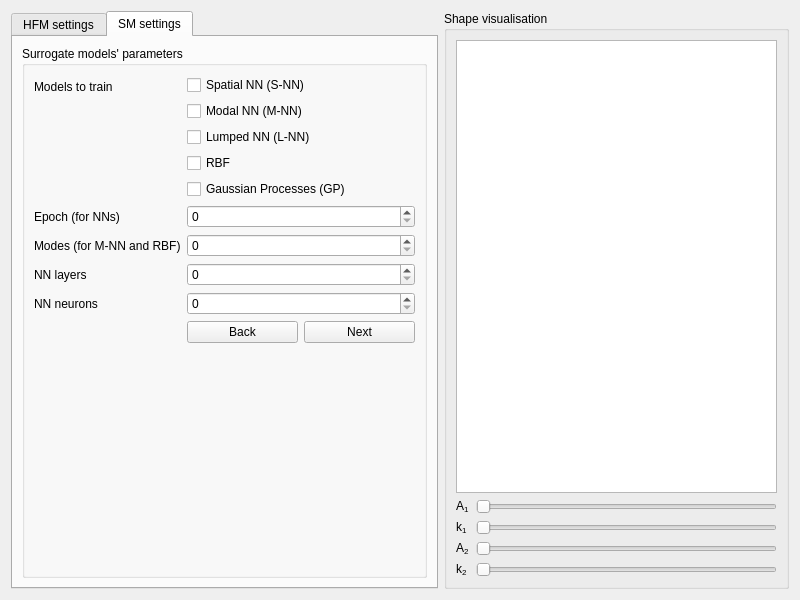
<?xml version="1.0" encoding="UTF-8"?>
<ui version="4.0">
 <class>Dialog</class>
 <widget class="QDialog" name="Dialog">
  <property name="geometry">
   <rect>
    <x>0</x>
    <y>0</y>
    <width>800</width>
    <height>600</height>
   </rect>
  </property>
  <property name="windowTitle">
   <string>Dialog</string>
  </property>
  <layout class="QHBoxLayout" name="horizontalLayout">
   <item>
    <widget class="QTabWidget" name="tabWidget">
     <property name="currentIndex">
      <number>1</number>
     </property>
     <widget class="QWidget" name="tabSettingsHFM">
      <attribute name="title">
       <string>HFM settings</string>
      </attribute>
      <layout class="QVBoxLayout" name="verticalLayout">
       <item>
        <widget class="QGroupBox" name="GroupHFMParameters">
         <property name="title">
          <string>Shape parametrisation</string>
         </property>
         <layout class="QFormLayout" name="formLayout_2">
          <item row="0" column="0">
           <widget class="QLabel" name="labelDimensions">
            <property name="text">
             <string>Domain dimensions</string>
            </property>
           </widget>
          </item>
          <item row="0" column="1">
           <layout class="QHBoxLayout" name="horizontalLayout_3">
            <item>
             <widget class="QRadioButton" name="radioButton2D">
              <property name="text">
               <string>2D (flat plate)</string>
              </property>
             </widget>
            </item>
            <item>
             <widget class="QRadioButton" name="radioButton3D">
              <property name="text">
               <string>3D (Axi-symmetric wedge)</string>
              </property>
             </widget>
            </item>
           </layout>
          </item>
          <item row="1" column="0">
           <widget class="QLabel" name="labelHarmonics">
            <property name="text">
             <string>Harmonics included</string>
            </property>
           </widget>
          </item>
          <item row="1" column="1">
           <layout class="QHBoxLayout" name="horizontalLayout_2">
            <item>
             <widget class="QRadioButton" name="radioButton1Harmonic">
              <property name="text">
               <string>Single (A1, k1)</string>
              </property>
             </widget>
            </item>
            <item>
             <widget class="QRadioButton" name="radioButton2Harmonics">
              <property name="text">
               <string>Double (A1, 1, A2, k2)</string>
              </property>
             </widget>
            </item>
           </layout>
          </item>
          <item row="2" column="1">
           <layout class="QHBoxLayout" name="horizontalLayout_4">
            <item>
             <widget class="QLabel" name="labelMinParameter">
              <property name="text">
               <string>Min value</string>
              </property>
             </widget>
            </item>
            <item>
             <widget class="QLabel" name="labelMaxParameter">
              <property name="text">
               <string>Max value</string>
              </property>
             </widget>
            </item>
            <item>
             <widget class="QLabel" name="labelStepSize">
              <property name="text">
               <string>Step size</string>
              </property>
             </widget>
            </item>
           </layout>
          </item>
          <item row="3" column="0">
           <widget class="QLabel" name="labelA1">
            <property name="text">
             <string>&lt;html&gt;&lt;head/&gt;&lt;body&gt;&lt;p&gt;A&lt;span style=&quot; vertical-align:sub;&quot;&gt;1&lt;/span&gt; (amplitude 1)&lt;/p&gt;&lt;/body&gt;&lt;/html&gt;</string>
            </property>
           </widget>
          </item>
          <item row="3" column="1">
           <layout class="QGridLayout" name="gridLayout">
            <item row="0" column="1">
             <widget class="QDoubleSpinBox" name="spinBoxMaxA1"/>
            </item>
            <item row="0" column="2">
             <widget class="QDoubleSpinBox" name="spinBoxStepA1"/>
            </item>
            <item row="0" column="0">
             <widget class="QDoubleSpinBox" name="spinBoxMinA1"/>
            </item>
           </layout>
          </item>
          <item row="4" column="0">
           <widget class="QLabel" name="labelK1">
            <property name="text">
             <string>&lt;html&gt;&lt;head/&gt;&lt;body&gt;&lt;p&gt;k&lt;span style=&quot; vertical-align:sub;&quot;&gt;1&lt;/span&gt; (wavenumber 1)&lt;/p&gt;&lt;/body&gt;&lt;/html&gt;</string>
            </property>
           </widget>
          </item>
          <item row="4" column="1">
           <layout class="QGridLayout" name="gridLayout_2">
            <item row="0" column="1">
             <widget class="QSpinBox" name="spinBoMaxK1"/>
            </item>
            <item row="0" column="0">
             <widget class="QSpinBox" name="spinBoxMinK1"/>
            </item>
            <item row="0" column="2">
             <widget class="QSpinBox" name="spinBoxStepK1"/>
            </item>
           </layout>
          </item>
          <item row="5" column="0">
           <widget class="QLabel" name="labelA2">
            <property name="text">
             <string>&lt;html&gt;&lt;head/&gt;&lt;body&gt;&lt;p&gt;A&lt;span style=&quot; vertical-align:sub;&quot;&gt;2&lt;/span&gt; (amplitude 2)&lt;/p&gt;&lt;/body&gt;&lt;/html&gt;</string>
            </property>
           </widget>
          </item>
          <item row="5" column="1">
           <layout class="QGridLayout" name="gridLayout_3">
            <item row="0" column="1">
             <widget class="QDoubleSpinBox" name="spinBoxMaxA2"/>
            </item>
            <item row="0" column="0">
             <widget class="QDoubleSpinBox" name="spinBoxMinA2"/>
            </item>
            <item row="0" column="2">
             <widget class="QDoubleSpinBox" name="spinBoxStepA2"/>
            </item>
           </layout>
          </item>
          <item row="6" column="0">
           <widget class="QLabel" name="labelK2">
            <property name="text">
             <string>&lt;html&gt;&lt;head/&gt;&lt;body&gt;&lt;p&gt;k&lt;span style=&quot; vertical-align:sub;&quot;&gt;2&lt;/span&gt; (wavenumber 2)&lt;/p&gt;&lt;/body&gt;&lt;/html&gt;</string>
            </property>
           </widget>
          </item>
          <item row="6" column="1">
           <layout class="QGridLayout" name="gridLayout_4">
            <item row="0" column="4">
             <widget class="QSpinBox" name="spinBoxStepK2"/>
            </item>
            <item row="0" column="3">
             <widget class="QSpinBox" name="spinBoxMaxK2"/>
            </item>
            <item row="0" column="2">
             <widget class="QSpinBox" name="spinBoxMinK2"/>
            </item>
           </layout>
          </item>
          <item row="7" column="0">
           <widget class="QLabel" name="labelLocalHPC">
            <property name="text">
             <string>Computing format</string>
            </property>
           </widget>
          </item>
          <item row="7" column="1">
           <layout class="QFormLayout" name="formLayout">
            <item row="0" column="0">
             <widget class="QRadioButton" name="radioButtonLocal">
              <property name="text">
               <string>Local</string>
              </property>
             </widget>
            </item>
            <item row="0" column="1">
             <widget class="QRadioButton" name="radioButtonHPC">
              <property name="text">
               <string>HPC</string>
              </property>
             </widget>
            </item>
            <item row="1" column="1">
             <widget class="QLabel" name="labelHPCFiles">
              <property name="frameShape">
               <enum>QFrame::NoFrame</enum>
              </property>
              <property name="text">
               <string>&lt;html&gt;&lt;head/&gt;&lt;body&gt;&lt;p align=&quot;justify&quot;&gt;&lt;span style=&quot; font-size:7pt;&quot;&gt;Choosing HPC will not run OpenFOAM,&lt;/span&gt;&lt;/p&gt;&lt;p align=&quot;justify&quot;&gt;&lt;span style=&quot; font-size:7pt;&quot;&gt;this will only create the OF files&lt;/span&gt;&lt;/p&gt;&lt;p align=&quot;justify&quot;&gt;&lt;span style=&quot; font-size:7pt;&quot;&gt;necessary to run on HPC. The runs&lt;/span&gt;&lt;/p&gt;&lt;p align=&quot;justify&quot;&gt;&lt;span style=&quot; font-size:7pt;&quot;&gt;will have to be made with the HPC&lt;/span&gt;&lt;/p&gt;&lt;p align=&quot;justify&quot;&gt;&lt;span style=&quot; font-size:7pt;&quot;&gt;script on the user's server.&lt;/span&gt;&lt;/p&gt;&lt;/body&gt;&lt;/html&gt;</string>
              </property>
             </widget>
            </item>
           </layout>
          </item>
          <item row="8" column="1">
           <layout class="QVBoxLayout" name="verticalLayout_4">
            <item>
             <widget class="QCheckBox" name="checkBoxRunOFLocal">
              <property name="text">
               <string>Run OpenFOAM with each new iteration of
shape parameters.</string>
              </property>
             </widget>
            </item>
           </layout>
          </item>
          <item row="9" column="1">
           <layout class="QHBoxLayout" name="horizontalLayout_5">
            <item>
             <widget class="QPushButton" name="pushButtonHFMBack">
              <property name="text">
               <string>Back</string>
              </property>
             </widget>
            </item>
            <item>
             <widget class="QPushButton" name="pushButtonHFMNext">
              <property name="text">
               <string>Next</string>
              </property>
             </widget>
            </item>
           </layout>
          </item>
         </layout>
        </widget>
       </item>
      </layout>
     </widget>
     <widget class="QWidget" name="tabSettingsSM">
      <attribute name="title">
       <string>SM settings</string>
      </attribute>
      <layout class="QVBoxLayout" name="verticalLayout_5">
       <item>
        <widget class="QGroupBox" name="groupSMParameters">
         <property name="title">
          <string>Surrogate models' parameters</string>
         </property>
         <layout class="QFormLayout" name="formLayout_3">
          <item row="0" column="0">
           <widget class="QLabel" name="labelSMChoice">
            <property name="text">
             <string>Models to train</string>
            </property>
           </widget>
          </item>
          <item row="0" column="1">
           <layout class="QVBoxLayout" name="verticalLayout_6">
            <item>
             <widget class="QCheckBox" name="checkBox">
              <property name="text">
               <string>Spatial NN (S-NN)</string>
              </property>
             </widget>
            </item>
            <item>
             <widget class="QCheckBox" name="checkBox_3">
              <property name="text">
               <string>Modal NN (M-NN)</string>
              </property>
             </widget>
            </item>
            <item>
             <widget class="QCheckBox" name="checkBox_4">
              <property name="text">
               <string>Lumped NN (L-NN)</string>
              </property>
             </widget>
            </item>
            <item>
             <widget class="QCheckBox" name="checkBox_5">
              <property name="text">
               <string>RBF</string>
              </property>
             </widget>
            </item>
            <item>
             <widget class="QCheckBox" name="checkBox_6">
              <property name="text">
               <string>Gaussian Processes (GP)</string>
              </property>
             </widget>
            </item>
           </layout>
          </item>
          <item row="1" column="0">
           <widget class="QLabel" name="labelEpoch">
            <property name="text">
             <string>Epoch (for NNs)</string>
            </property>
           </widget>
          </item>
          <item row="2" column="0">
           <widget class="QLabel" name="labelModes">
            <property name="text">
             <string>Modes (for M-NN and RBF)</string>
            </property>
           </widget>
          </item>
          <item row="3" column="0">
           <widget class="QLabel" name="labelNNLayers">
            <property name="text">
             <string>NN layers</string>
            </property>
           </widget>
          </item>
          <item row="3" column="1">
           <widget class="QSpinBox" name="spinBoxNNLayers"/>
          </item>
          <item row="4" column="0">
           <widget class="QLabel" name="labelNNNeurons">
            <property name="text">
             <string>NN neurons</string>
            </property>
           </widget>
          </item>
          <item row="4" column="1">
           <widget class="QSpinBox" name="spinBoxNNNeurons"/>
          </item>
          <item row="5" column="1">
           <layout class="QHBoxLayout" name="horizontalLayout_6">
            <item>
             <widget class="QPushButton" name="pushButtonSMBack">
              <property name="text">
               <string>Back</string>
              </property>
             </widget>
            </item>
            <item>
             <widget class="QPushButton" name="pushButtonSMNext">
              <property name="text">
               <string>Next</string>
              </property>
             </widget>
            </item>
           </layout>
          </item>
          <item row="1" column="1">
           <widget class="QSpinBox" name="spinBoxEpoch"/>
          </item>
          <item row="2" column="1">
           <widget class="QSpinBox" name="spinBoxModes"/>
          </item>
         </layout>
        </widget>
       </item>
      </layout>
     </widget>
    </widget>
   </item>
   <item>
    <widget class="QGroupBox" name="groupGraphicsView">
     <property name="title">
      <string>Shape visualisation</string>
     </property>
     <layout class="QVBoxLayout" name="verticalLayout_3">
      <item>
       <widget class="QGraphicsView" name="graphicsViewParameters"/>
      </item>
      <item>
       <layout class="QFormLayout" name="formLayout_4">
        <item row="0" column="1">
         <widget class="QSlider" name="horizontalSliderA1">
          <property name="orientation">
           <enum>Qt::Horizontal</enum>
          </property>
         </widget>
        </item>
        <item row="1" column="1">
         <widget class="QSlider" name="horizontalSliderK1">
          <property name="orientation">
           <enum>Qt::Horizontal</enum>
          </property>
         </widget>
        </item>
        <item row="2" column="1">
         <widget class="QSlider" name="horizontalSliderA2">
          <property name="orientation">
           <enum>Qt::Horizontal</enum>
          </property>
         </widget>
        </item>
        <item row="3" column="1">
         <widget class="QSlider" name="horizontalSliderK2">
          <property name="orientation">
           <enum>Qt::Horizontal</enum>
          </property>
         </widget>
        </item>
        <item row="0" column="0">
         <widget class="QLabel" name="label">
          <property name="text">
           <string>&lt;html&gt;&lt;head/&gt;&lt;body&gt;&lt;p&gt;A&lt;span style=&quot; vertical-align:sub;&quot;&gt;1&lt;/span&gt;&lt;/p&gt;&lt;/body&gt;&lt;/html&gt;</string>
          </property>
         </widget>
        </item>
        <item row="1" column="0">
         <widget class="QLabel" name="label_2">
          <property name="text">
           <string>&lt;html&gt;&lt;head/&gt;&lt;body&gt;&lt;p&gt;k&lt;span style=&quot; vertical-align:sub;&quot;&gt;1&lt;/span&gt;&lt;/p&gt;&lt;/body&gt;&lt;/html&gt;</string>
          </property>
         </widget>
        </item>
        <item row="2" column="0">
         <widget class="QLabel" name="label_3">
          <property name="text">
           <string>&lt;html&gt;&lt;head/&gt;&lt;body&gt;&lt;p&gt;A&lt;span style=&quot; vertical-align:sub;&quot;&gt;2&lt;/span&gt;&lt;/p&gt;&lt;/body&gt;&lt;/html&gt;</string>
          </property>
         </widget>
        </item>
        <item row="3" column="0">
         <widget class="QLabel" name="label_4">
          <property name="text">
           <string>&lt;html&gt;&lt;head/&gt;&lt;body&gt;&lt;p&gt;k&lt;span style=&quot; vertical-align:sub;&quot;&gt;2&lt;/span&gt;&lt;/p&gt;&lt;/body&gt;&lt;/html&gt;</string>
          </property>
         </widget>
        </item>
       </layout>
      </item>
     </layout>
    </widget>
   </item>
  </layout>
 </widget>
 <resources/>
 <connections/>
</ui>
